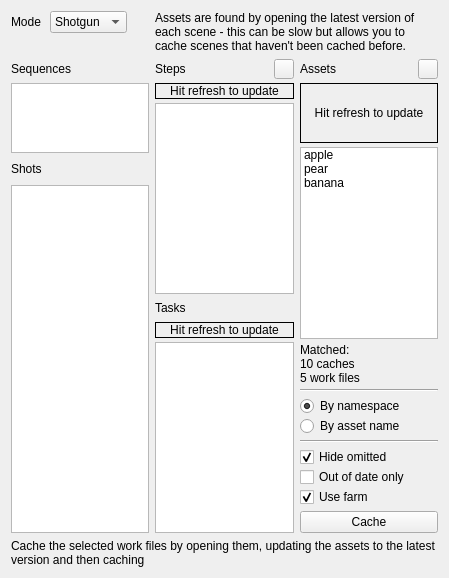
<?xml version="1.0" encoding="UTF-8"?>
<ui version="4.0">
 <class>BatchCacheUi</class>
 <widget class="QWidget" name="BatchCacheUi">
  <property name="geometry">
   <rect>
    <x>0</x>
    <y>0</y>
    <width>449</width>
    <height>578</height>
   </rect>
  </property>
  <property name="windowTitle">
   <string>Batch cache</string>
  </property>
  <layout class="QGridLayout" name="gridLayout" rowstretch="0,0,10,0">
   <item row="2" column="0">
    <layout class="QHBoxLayout" name="horizontalLayout_2" stretch="1,1,1">
     <item>
      <layout class="QVBoxLayout" name="verticalLayout_2" stretch="0,1,0,5">
       <property name="spacing">
        <number>4</number>
       </property>
       <item>
        <widget class="QLabel" name="label_4">
         <property name="minimumSize">
          <size>
           <width>0</width>
           <height>20</height>
          </size>
         </property>
         <property name="text">
          <string>Sequences</string>
         </property>
        </widget>
       </item>
       <item>
        <widget class="HListWidget" name="Sequences">
         <property name="selectionMode">
          <enum>QAbstractItemView::ExtendedSelection</enum>
         </property>
        </widget>
       </item>
       <item>
        <widget class="QLabel" name="label">
         <property name="minimumSize">
          <size>
           <width>0</width>
           <height>24</height>
          </size>
         </property>
         <property name="text">
          <string>Shots</string>
         </property>
        </widget>
       </item>
       <item>
        <widget class="HListWidget" name="Shots">
         <property name="selectionMode">
          <enum>QAbstractItemView::ExtendedSelection</enum>
         </property>
        </widget>
       </item>
      </layout>
     </item>
     <item>
      <layout class="QVBoxLayout" name="StepsLayout" stretch="0,0,1,0,0,0">
       <property name="spacing">
        <number>4</number>
       </property>
       <item>
        <layout class="QHBoxLayout" name="horizontalLayout_6">
         <item>
          <widget class="QLabel" name="label_3">
           <property name="minimumSize">
            <size>
             <width>0</width>
             <height>20</height>
            </size>
           </property>
           <property name="text">
            <string>Steps</string>
           </property>
          </widget>
         </item>
         <item>
          <widget class="HPushButton" name="StepsRefresh">
           <property name="maximumSize">
            <size>
             <width>20</width>
             <height>20</height>
            </size>
           </property>
           <property name="text">
            <string/>
           </property>
           <property name="icon">
            <iconset>
             <normaloff>P:/global/code/pipeline/bootstrap/psycons/icon_packs/EMOJI/icon.2347.png</normaloff>P:/global/code/pipeline/bootstrap/psycons/icon_packs/EMOJI/icon.2347.png</iconset>
           </property>
           <property name="iconSize">
            <size>
             <width>20</width>
             <height>20</height>
            </size>
           </property>
          </widget>
         </item>
        </layout>
       </item>
       <item>
        <widget class="QLabel" name="StepsStale">
         <property name="sizePolicy">
          <sizepolicy hsizetype="Preferred" vsizetype="MinimumExpanding">
           <horstretch>0</horstretch>
           <verstretch>0</verstretch>
          </sizepolicy>
         </property>
         <property name="frameShape">
          <enum>QFrame::Box</enum>
         </property>
         <property name="text">
          <string>Hit refresh to update</string>
         </property>
         <property name="alignment">
          <set>Qt::AlignCenter</set>
         </property>
        </widget>
       </item>
       <item>
        <widget class="HListWidget" name="Steps">
         <property name="sizePolicy">
          <sizepolicy hsizetype="Expanding" vsizetype="MinimumExpanding">
           <horstretch>0</horstretch>
           <verstretch>0</verstretch>
          </sizepolicy>
         </property>
         <property name="selectionMode">
          <enum>QAbstractItemView::ExtendedSelection</enum>
         </property>
        </widget>
       </item>
       <item>
        <widget class="QLabel" name="label_8">
         <property name="minimumSize">
          <size>
           <width>0</width>
           <height>20</height>
          </size>
         </property>
         <property name="text">
          <string>Tasks</string>
         </property>
        </widget>
       </item>
       <item>
        <widget class="QLabel" name="TasksStale">
         <property name="sizePolicy">
          <sizepolicy hsizetype="Preferred" vsizetype="MinimumExpanding">
           <horstretch>0</horstretch>
           <verstretch>0</verstretch>
          </sizepolicy>
         </property>
         <property name="frameShape">
          <enum>QFrame::Box</enum>
         </property>
         <property name="text">
          <string>Hit refresh to update</string>
         </property>
         <property name="alignment">
          <set>Qt::AlignCenter</set>
         </property>
        </widget>
       </item>
       <item>
        <widget class="HListWidget" name="Tasks">
         <property name="sizePolicy">
          <sizepolicy hsizetype="Expanding" vsizetype="MinimumExpanding">
           <horstretch>0</horstretch>
           <verstretch>0</verstretch>
          </sizepolicy>
         </property>
         <property name="selectionMode">
          <enum>QAbstractItemView::ExtendedSelection</enum>
         </property>
        </widget>
       </item>
      </layout>
     </item>
     <item>
      <layout class="QVBoxLayout" name="verticalLayout">
       <property name="spacing">
        <number>4</number>
       </property>
       <item>
        <layout class="QHBoxLayout" name="horizontalLayout_7">
         <item>
          <widget class="QLabel" name="label_2">
           <property name="minimumSize">
            <size>
             <width>0</width>
             <height>20</height>
            </size>
           </property>
           <property name="text">
            <string>Assets</string>
           </property>
          </widget>
         </item>
         <item>
          <widget class="HPushButton" name="AssetsRefresh">
           <property name="maximumSize">
            <size>
             <width>20</width>
             <height>20</height>
            </size>
           </property>
           <property name="text">
            <string/>
           </property>
           <property name="icon">
            <iconset>
             <normaloff>P:/global/code/pipeline/bootstrap/psycons/icon_packs/EMOJI/icon.2347.png</normaloff>P:/global/code/pipeline/bootstrap/psycons/icon_packs/EMOJI/icon.2347.png</iconset>
           </property>
           <property name="iconSize">
            <size>
             <width>20</width>
             <height>20</height>
            </size>
           </property>
          </widget>
         </item>
        </layout>
       </item>
       <item>
        <widget class="QLabel" name="AssetsStale">
         <property name="sizePolicy">
          <sizepolicy hsizetype="Preferred" vsizetype="MinimumExpanding">
           <horstretch>0</horstretch>
           <verstretch>0</verstretch>
          </sizepolicy>
         </property>
         <property name="frameShape">
          <enum>QFrame::Box</enum>
         </property>
         <property name="text">
          <string>Hit refresh to update</string>
         </property>
         <property name="alignment">
          <set>Qt::AlignCenter</set>
         </property>
        </widget>
       </item>
       <item>
        <widget class="HListWidget" name="Assets">
         <property name="selectionMode">
          <enum>QAbstractItemView::ExtendedSelection</enum>
         </property>
         <item>
          <property name="text">
           <string>apple</string>
          </property>
         </item>
         <item>
          <property name="text">
           <string>pear</string>
          </property>
         </item>
         <item>
          <property name="text">
           <string>banana</string>
          </property>
         </item>
        </widget>
       </item>
       <item>
        <widget class="QLabel" name="Info">
         <property name="text">
          <string>Matched:
10 caches
5 work files</string>
         </property>
        </widget>
       </item>
       <item>
        <widget class="Line" name="line">
         <property name="orientation">
          <enum>Qt::Horizontal</enum>
         </property>
        </widget>
       </item>
       <item>
        <layout class="QVBoxLayout" name="verticalLayout_5">
         <property name="spacing">
          <number>0</number>
         </property>
         <item>
          <widget class="QRadioButton" name="ByNamespace">
           <property name="text">
            <string>By namespace</string>
           </property>
           <property name="checked">
            <bool>true</bool>
           </property>
          </widget>
         </item>
         <item>
          <widget class="QRadioButton" name="ByAssetName">
           <property name="text">
            <string>By asset name</string>
           </property>
          </widget>
         </item>
        </layout>
       </item>
       <item>
        <widget class="Line" name="line_2">
         <property name="orientation">
          <enum>Qt::Horizontal</enum>
         </property>
        </widget>
       </item>
       <item>
        <layout class="QVBoxLayout" name="verticalLayout_4">
         <property name="spacing">
          <number>0</number>
         </property>
         <item>
          <widget class="QCheckBox" name="HideOmitted">
           <property name="text">
            <string>Hide omitted</string>
           </property>
           <property name="checked">
            <bool>true</bool>
           </property>
          </widget>
         </item>
         <item>
          <widget class="QCheckBox" name="StaleOnly">
           <property name="text">
            <string>Out of date only</string>
           </property>
          </widget>
         </item>
         <item>
          <widget class="QCheckBox" name="Farm">
           <property name="text">
            <string>Use farm</string>
           </property>
           <property name="checked">
            <bool>true</bool>
           </property>
          </widget>
         </item>
        </layout>
       </item>
       <item>
        <widget class="QPushButton" name="Cache">
         <property name="text">
          <string>Cache</string>
         </property>
        </widget>
       </item>
      </layout>
     </item>
    </layout>
   </item>
   <item row="3" column="0">
    <widget class="QLabel" name="label_5">
     <property name="text">
      <string>Cache the selected work files by opening them, updating the assets to the latest version and then caching</string>
     </property>
     <property name="wordWrap">
      <bool>true</bool>
     </property>
    </widget>
   </item>
   <item row="0" column="0">
    <layout class="QHBoxLayout" name="horizontalLayout_3" stretch="0,10">
     <property name="spacing">
      <number>12</number>
     </property>
     <item>
      <layout class="QVBoxLayout" name="verticalLayout_3">
       <property name="spacing">
        <number>0</number>
       </property>
       <item>
        <layout class="QHBoxLayout" name="horizontalLayout_4">
         <property name="spacing">
          <number>9</number>
         </property>
         <item>
          <widget class="QLabel" name="label_9">
           <property name="maximumSize">
            <size>
             <width>30</width>
             <height>80</height>
            </size>
           </property>
           <property name="text">
            <string>Mode</string>
           </property>
          </widget>
         </item>
         <item>
          <widget class="QComboBox" name="Mode">
           <property name="minimumSize">
            <size>
             <width>77</width>
             <height>0</height>
            </size>
           </property>
           <property name="maximumSize">
            <size>
             <width>77</width>
             <height>16777215</height>
            </size>
           </property>
           <item>
            <property name="text">
             <string>Shotgun</string>
            </property>
           </item>
           <item>
            <property name="text">
             <string>Disk</string>
            </property>
           </item>
          </widget>
         </item>
         <item>
          <widget class="HLabel" name="ModeIcon">
           <property name="maximumSize">
            <size>
             <width>20</width>
             <height>20</height>
            </size>
           </property>
           <property name="text">
            <string/>
           </property>
           <property name="pixmap">
            <pixmap>P:/global/code/pipeline/bootstrap/psycons/icon_packs/EMOJI/icon.2266.png</pixmap>
           </property>
           <property name="scaledContents">
            <bool>true</bool>
           </property>
          </widget>
         </item>
        </layout>
       </item>
       <item>
        <widget class="QLabel" name="label_6">
         <property name="sizePolicy">
          <sizepolicy hsizetype="Minimum" vsizetype="MinimumExpanding">
           <horstretch>0</horstretch>
           <verstretch>0</verstretch>
          </sizepolicy>
         </property>
         <property name="text">
          <string/>
         </property>
        </widget>
       </item>
      </layout>
     </item>
     <item>
      <widget class="QLabel" name="ModeInfo">
       <property name="text">
        <string>Assets are found by opening the latest version of each scene - this can be slow but allows you to cache scenes that haven't been cached before.</string>
       </property>
       <property name="alignment">
        <set>Qt::AlignLeading|Qt::AlignLeft|Qt::AlignTop</set>
       </property>
       <property name="wordWrap">
        <bool>true</bool>
       </property>
      </widget>
     </item>
    </layout>
   </item>
  </layout>
 </widget>
 <customwidgets>
  <customwidget>
   <class>HListWidget</class>
   <extends>QListWidget</extends>
   <header>hlistwidget.h</header>
   <slots>
    <slot>blah()</slot>
    <slot>redraw()</slot>
   </slots>
  </customwidget>
  <customwidget>
   <class>HPushButton</class>
   <extends>QPushButton</extends>
   <header>hpushbutton.h</header>
  </customwidget>
  <customwidget>
   <class>HLabel</class>
   <extends>QLabel</extends>
   <header>hlabel.h</header>
  </customwidget>
 </customwidgets>
 <resources/>
 <connections/>
</ui>
